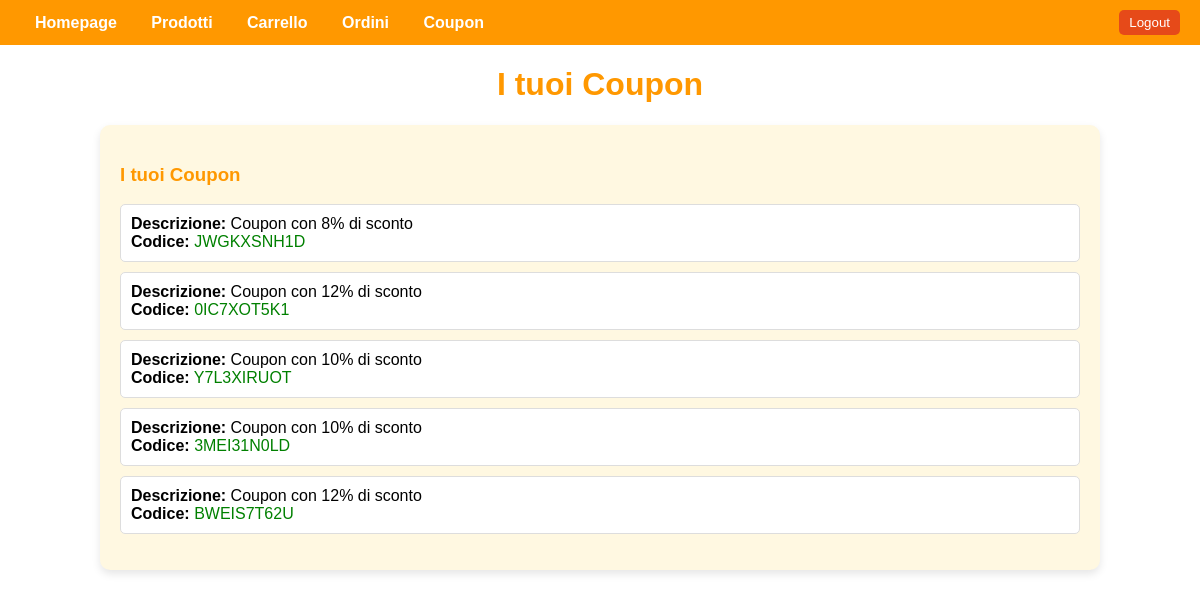
/coupon/ (signed in), run on the app's committed database.
### gestione/models.py (models this page shows, shortened)
class Coupon(models.Model):
    user = models.ForeignKey('User', on_delete=models.CASCADE, related_name='owned_coupons', null=True, blank=True)
    code = models.CharField(max_length=50, unique=True)  # Codice univoco del coupon
    discount = models.IntegerField()  # Percentuale di sconto
    description = models.CharField(max_length=255)  # Descrizione del coupon
    is_active = models.BooleanField(default=True)  # Stato del coupon (attivo o meno)

### PROGETTO/views.py (the view)
# urls.py: path('coupon/', views.coupon_page, name='coupon_page'),
@login_required
def coupon_page(request):
    coupons = Coupon.objects.filter(user=request.user, is_active=True)  # Mostra solo i coupon attivi
    context = {
        'coupons': coupons,
    }
    return render(request, 'coupon_page.html', context)

### templates/coupon_page.html (shortened to what this page needs)
{% extends 'base.html' %}
{% block content %}
<h1 style="text-align: center; color: #ff9800;">I tuoi Coupon</h1>
<div style="width: 80%; margin: 20px auto; background-color: #fff8e1; padding: 20px; border-radius: 10px; box-shadow: 0 4px 8px rgba(0, 0, 0, 0.1);">
    <h3 style="color: #ff9800;">I tuoi Coupon</h3>
    <ul style="list-style: none; padding: 0;">
        {% for coupon in coupons %}
            <li style="margin-bottom: 10px; padding: 10px; background-color: #ffffff; border: 1px solid #ddd; border-radius: 5px;">
                <strong>Descrizione:</strong> {{ coupon.description }}<br>
                <strong>Codice:</strong> <span style="color: green;">{{ coupon.code }}</span>
            </li>
        {% endfor %}
    </ul>
</div>
{% endblock %}

### templates/base.html (style rules this page uses)
body { font-family: Arial, sans-serif; margin: 0; padding: 0; }

### data on the page
Coupon: description "Coupon con 8% di sconto", code "JWGKXSNH1D"
Coupon: description "Coupon con 12% di sconto", code "0IC7XOT5K1"
Coupon: description "Coupon con 10% di sconto", code "Y7L3XIRUOT"
Coupon: description "Coupon con 10% di sconto", code "3MEI31N0LD"
Coupon: description "Coupon con 12% di sconto", code "BWEIS7T62U"
